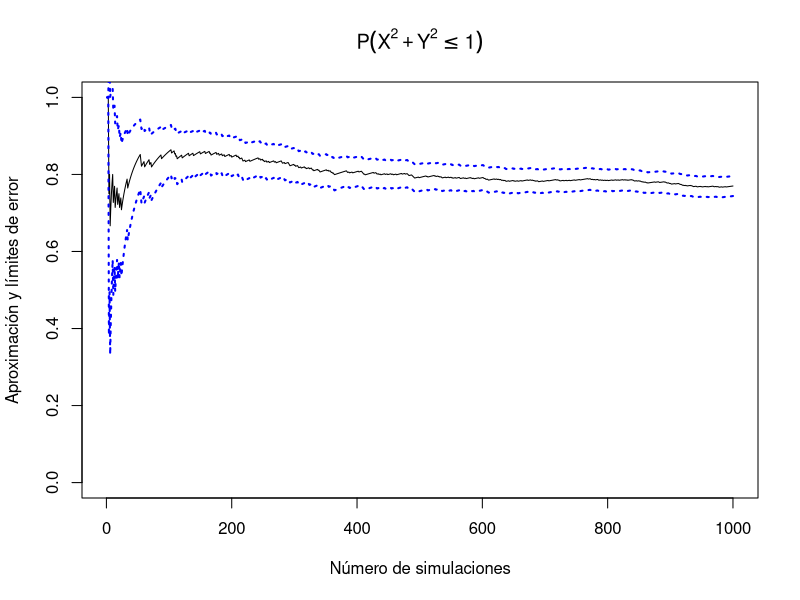
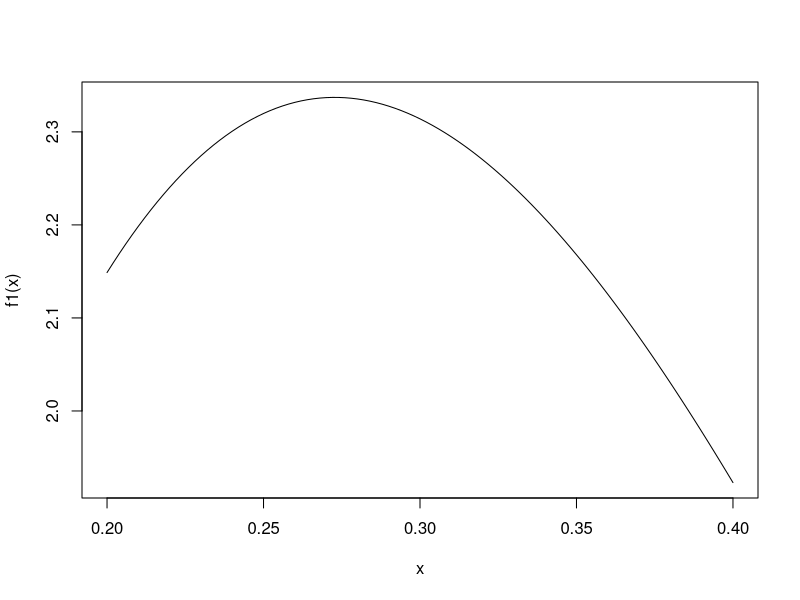
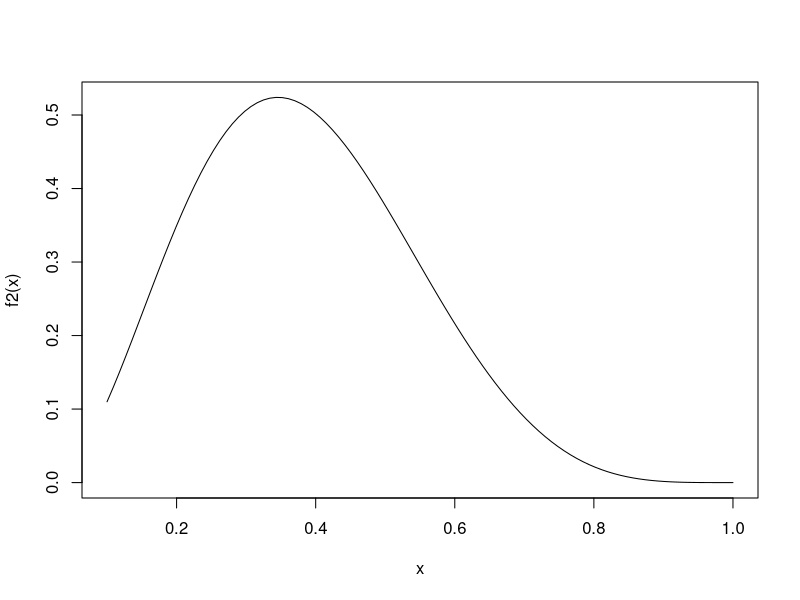
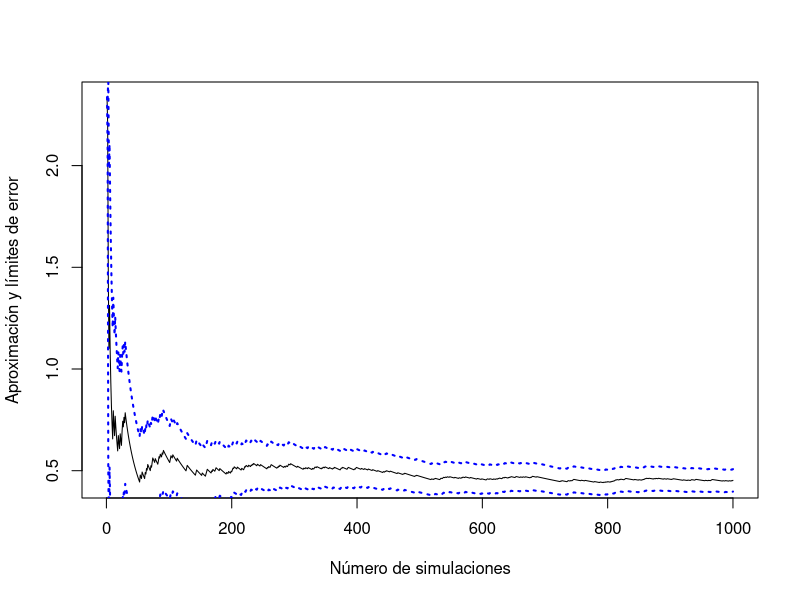
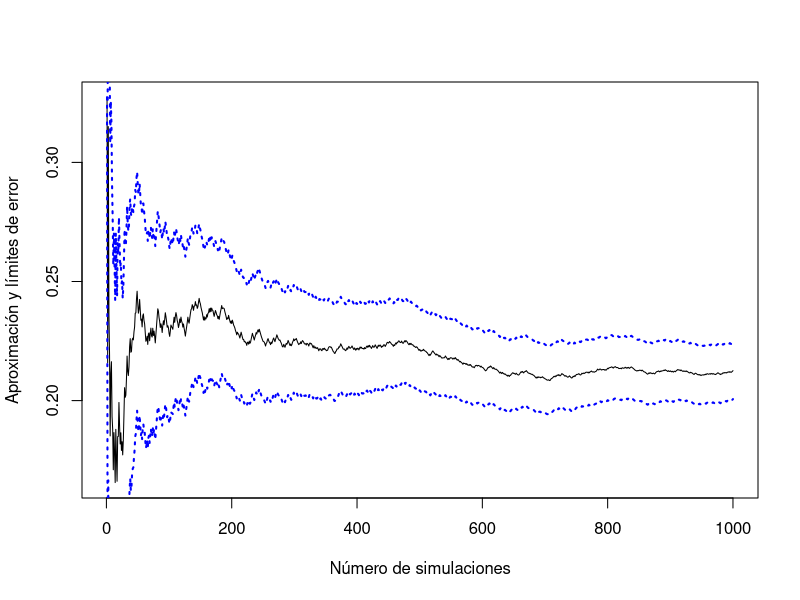
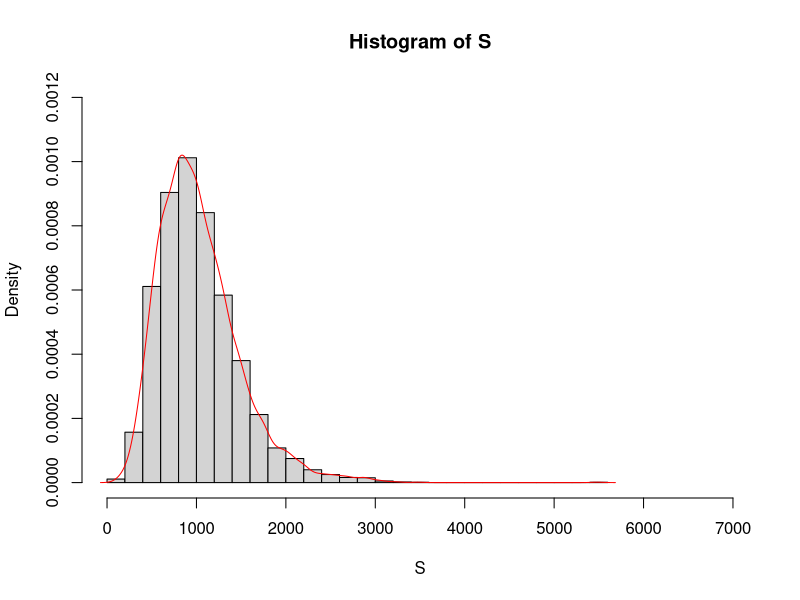

The R script that drew these images, in order:
## ---- chunk 1
nsim <- 1000
set.seed(1)
x <- runif(nsim, -1, 1)
y <- runif(nsim, -1, 1)
suceso <- (x^2+y^2<=1)
mean(suceso)

sd(suceso)/sqrt(nsim)

estim <- cumsum(suceso)/(1:nsim)

estim.err <- sqrt(cumsum((suceso-estim)^2))/(1:nsim)
plot(1:nsim, estim, type='l', ylab='Aproximación y límites de error', xlab='Número de simulaciones', main=expression(P(X^2+Y^2<=1)), ylim=c(0,1))
z <- qnorm(0.025, lower.tail = FALSE)
lines(estim - z*estim.err, col='blue', lwd=2, lty=3)
lines(estim + z*estim.err, col='blue', lwd=2, lty=3)

print(pi/4)
## ---- chunk 2
f1 <- function(x) dbeta(x,2.5,5)
curve(f1(x), 0.2, 0.4)

f2 <- function(x) sin(x)*exp(-x)*dbeta(x,2.5,5)
curve(f2(x), 0.1)
## ---- chunk 3

f1_integral <- function(x){
  return(dbeta(x,2.5,5)*(x > 0.2 & x < 0.4))
}
nsim <- 1000
set.seed(1)

x1 <- runif(nsim)
x2 <- runif(nsim)

fx1 <- sapply(x1, f1_integral)
fx2 <- sapply(x2, f2)

mean(fx1)
mean(fx2)

estim1 <- cumsum(fx1)/(1:nsim)
estim2 <- cumsum(fx2)/(1:nsim)

estim1.error <- sqrt(cumsum((fx1-estim1)^2))/(1:nsim)
estim2.error <- sqrt(cumsum((fx2-estim2)^2))/(1:nsim)

plot(1:nsim, estim1, type='l', ylab='Aproximación y límites de error', xlab='Número de simulaciones')

z <- qnorm(0.025, lower.tail = FALSE)
lines(estim1 - z*estim1.error, col='blue', lwd=2, lty=3)
lines(estim1 + z*estim1.error, col='blue', lwd=2, lty=3)

plot(1:nsim, estim2, type='l', ylab='Aproximación y límites de error', xlab='Número de simulaciones')

z <- qnorm(0.025, lower.tail = FALSE)
lines(estim2 - z*estim2.error, col='blue', lwd=2, lty=3)
lines(estim2 + z*estim2.error, col='blue', lwd=2, lty=3)

## ---- chunk 4
integrate(f1, 0.2, 0.4)

integrate(f2, -Inf, Inf)
## ---- chunk 5
mu <- 3.5
sig <- 1.1
EX <- exp(mu+sig^2/2)
VX <- EX^2*(exp(sig^2)-1); VX
lam <- 17
ES <- lam*EX; ES
VS <- lam*VX + lam*EX^2;VS
## ---- chunk 6
nsim <- 5000
S <- double(nsim)
set.seed(1)
for (i in 1:nsim)
{
  n <- rpois(1, lam)
  if (n>0) S[i] <- sum(rlnorm(n, mu, sig))
}
hist(S, xlim=c(0,7000), breaks=20,prob=TRUE,ylim=c(0,1.2e-3))
lines(density(S), col='red')
## ---- chunk 7
mean(S)
var(S)
## ---- chunk 8
quantile(S, 0.995)
## ---- chunk 9
qnorm(0.995, mean=ES, sd=sqrt(VS))
